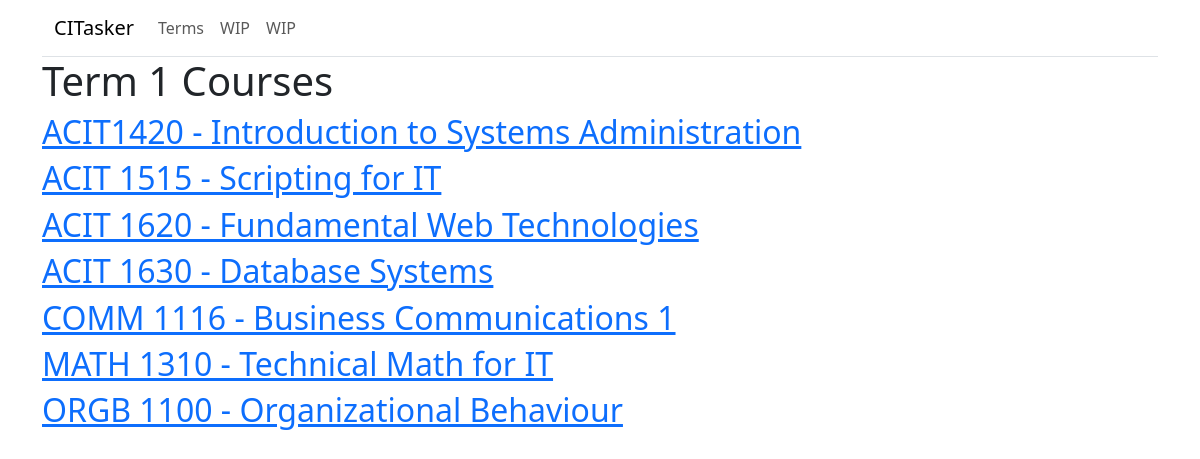
The app's page /terms/1 with its own data.
### models/course.py (models this page shows)
class Course(db.Model):
    __tablename__ = "courses"
    id = mapped_column(Integer, primary_key=True)
    name = mapped_column(String, nullable=False)
    term = mapped_column(Integer, nullable=False)

### app.py (the view)
@app.route("/terms/<int:num>")
def term_classes(num):
    data = db.session.execute(select(Course).where(Course.term == num)).scalars()
    return render_template("classes.html", data=data, num=num)

### templates/classes.html
{% extends "base.html" %}
{% block content%}
<h1>Term {{num}} Courses</h1>
{% for class in data %}
    <div>
        <h2><a href="{{ url_for('class_page', id=class.id) }}">{{ class.name }}</a></h2>
    </div>
{% endfor %}
{% endblock %}

### records on screen
Course: name "ACIT1420 - Introduction to Systems Administration"
Course: name "ACIT 1515 - Scripting for IT"
Course: name "ACIT 1620 - Fundamental Web Technologies"
Course: name "ACIT 1630 - Database Systems"
Course: name "COMM 1116 - Business Communications 1"
Course: name "MATH 1310 - Technical Math for IT"
Course: name "ORGB 1100 - Organizational Behaviour"

### other values on screen
{{ num }} "1"
